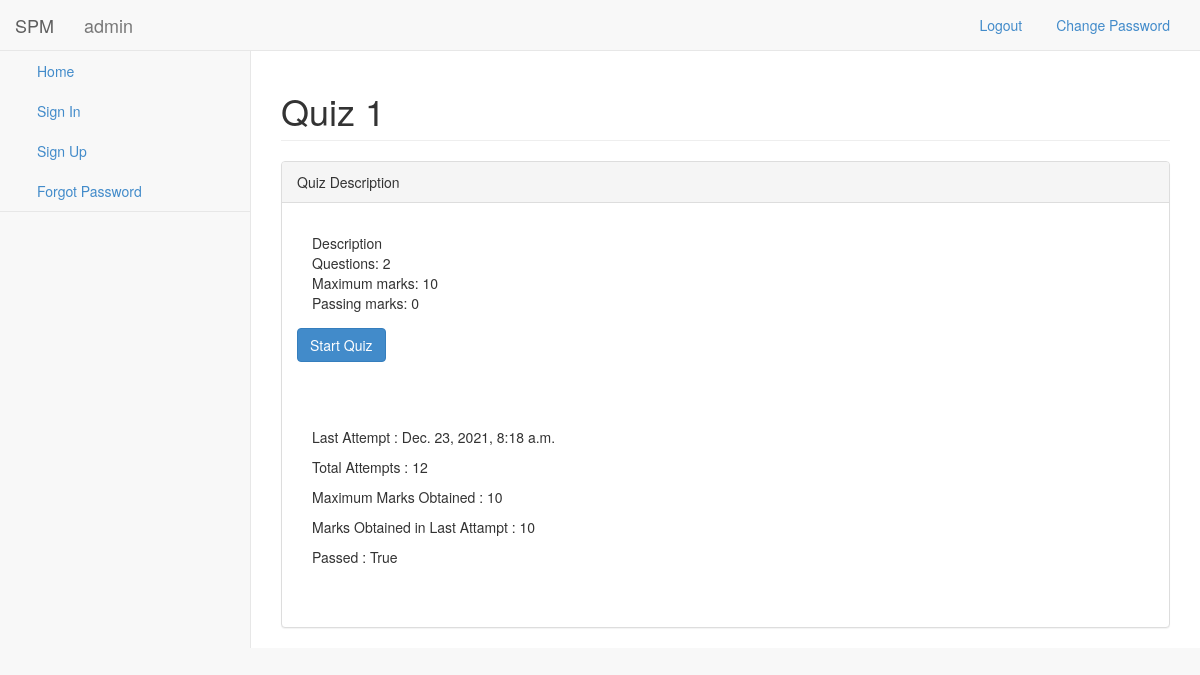
Before: /quiz/quiz-1-1 (signed in) with the older database file.
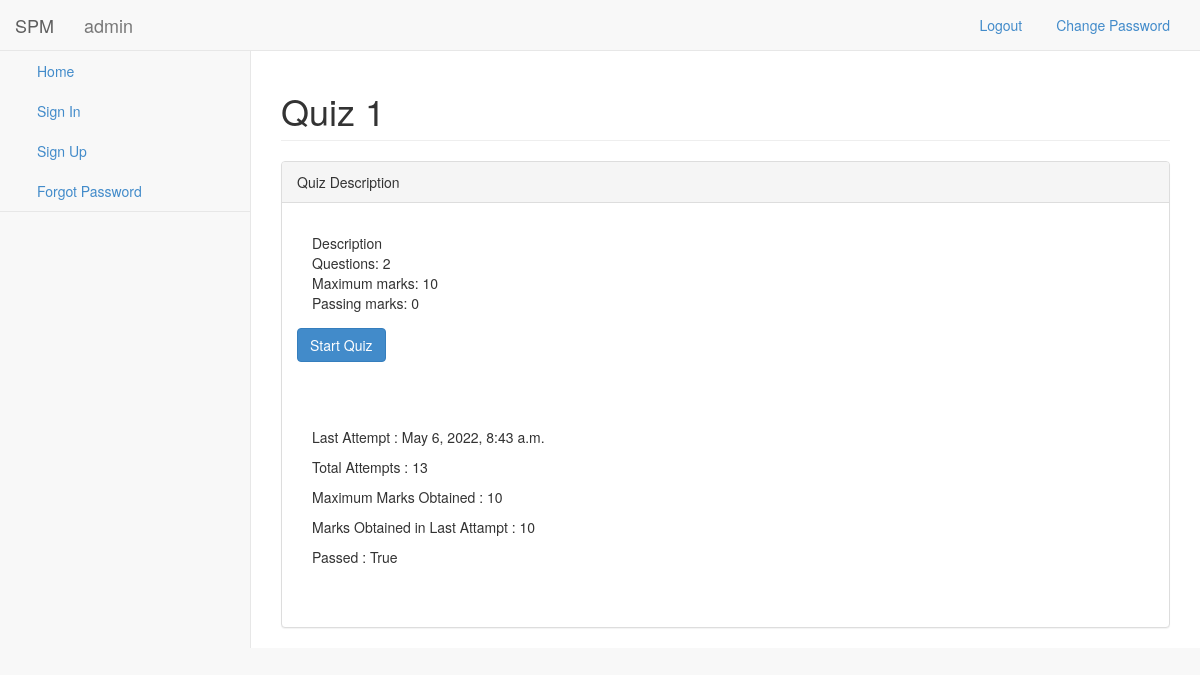
After: the same page with the newer database file.
### QuizApp/models.py (models this page shows, shortened)
class Quiz(models.Model):
    creator = models.ForeignKey(settings.AUTH_USER_MODEL, on_delete=models.CASCADE, related_name="creator")
    title = models.CharField(max_length=250)
    description = models.TextField(null=True, blank=True)
    questions = models.ManyToManyField(Question)
    assigned_to = models.ManyToManyField(settings.AUTH_USER_MODEL, blank=True, related_name="students")
    passing_marks = models.IntegerField(default=1,
                                        validators=[
                                        MaxValueValidator(100),
                                        MinValueValidator(0)
                                        ],
                                        help_text="Enter passing percentage")
    user_friendly_url = models.SlugField(null=False, unique=True)
    @property
    def marks(self):
        total_marks = 0
        for que in self.questions.all():
            total_marks+=que.marks
        return total_marks
    @property
    def total_questions(self):
        return self.questions.count()

class Question(models.Model):
    creator = models.ForeignKey(settings.AUTH_USER_MODEL, on_delete=models.CASCADE)
    que_text = RichTextUploadingField()
    marks = models.IntegerField(default=5)

class Score(models.Model):
    student = models.ForeignKey(settings.AUTH_USER_MODEL, on_delete=models.DO_NOTHING)
    quiz = models.ForeignKey(Quiz, on_delete=models.DO_NOTHING)
    marks = models.IntegerField(default=0)
    last_attempt = models.DateTimeField(auto_now=True)
    total_attempts = models.IntegerField(default=0)
    max_marks = models.IntegerField(default=0)
    passed = models.BooleanField(default=False)

### QuizApp/views.py (the view)
# urls.py: path('quiz/<str:url>', views.view_quiz, name="view_quiz"),
def view_quiz(request, url):
    quiz = Quiz.objects.get(user_friendly_url=url)
    try:
        score = Score.objects.get(
                    student = request.user,
                    quiz = quiz
                )
    except:
        score = None
    context = {
        'quiz' : quiz,
        'score': score
    }
    return render(request, 'QuizApp/view.html', context=context)

### QuizApp/templates/QuizApp/view.html
{% extends 'base.html' %}
{% block extra %} {% include 'extra.html' %} {% endblock %}
{% block main_content %}
<div id="page-wrapper">
    <div class="row">
        <div class="col-lg-12">
            <h1 class="page-header">{{ quiz.title }}</h1>
        </div>
    </div>
    <div class="row">
        <div class="col-lg-12">
            <div class="panel panel-default">
                <div class="panel-heading">
                    Quiz Description
                </div>
                <div class="panel-body">
                    <div class="panel-group" id="accordion">
                        <div id="collapseOne" class="panel-collapse collapse in">
                            <div class="panel-body">
                                <div>{{ quiz.description|safe }}</div>
                                <div>Questions: {{ quiz.total_questions }}</div>
                                <div>Maximum marks: {{ quiz.marks }}</div>
                                <div>Passing marks: {{ quiz.passing_marks }}</div>
                            </div>
                            <a href="{% url 'start_quiz' quiz.user_friendly_url %}"><button type="button" class="btn btn-primary">Start Quiz</button></a>
                        </div>
                    </div>
                </div>
                <div class="panel-body">
                    <div class="panel-group" id="accordion">
                        <div id="collapseOne" class="panel-collapse collapse in">
                            <div class="panel-body">
                                <p>Last Attempt : {{score.last_attempt}}</p>
                                <p>Total Attempts : {{score.total_attempts}}</p>
                                <p>Maximum Marks Obtained : {{score.max_marks}}</p>
                                <p>Marks Obtained in Last Attampt : {{score.marks}}</p>
                                <p>Passed : {{score.passed}}</p>
                            </div>
                        </div>
                    </div>
                </div>
            </div>
        </div>
    </div>
</div>
{% endblock %}

### QuizApp/templates/base.html (shortened to what this page needs)
{% load static %}
<!DOCTYPE html>
<html lang="en">
<head>
    <link href="{% static 'QuizApp/css/bootstrap.min.css' %}" rel="stylesheet">
    <link href="{% static 'QuizApp/css/plugins/metisMenu/metisMenu.min.css' %}" rel="stylesheet">
    <link href="{% static 'QuizApp/css/plugins/timeline.css' %}" rel="stylesheet">
    <link href="{% static 'QuizApp/css/sb-admin-2.css' %}" rel="stylesheet">
    <link href="{% static 'QuizApp/css/plugins/morris.css' %}" rel="stylesheet">
    <link href="{% static 'QuizApp/font-awesome-4.1.0/css/font-awesome.min.css' %}" rel="stylesheet" type="text/css">
</head>
<body>
    <div id="wrapper">
        <div class="navbar-default sidebar" role="navigation">
            <div class="sidebar-nav navbar-collapse">
                <ul class="nav" id="side-menu">
                    <li>
                        <ul class="nav nav-second-level">
                            <li>
                                <a href="/">Home</a>
                            </li>
                            <li>
                                <a href="/accounts/login">Sign In</a>
                            </li>
                            <li>
                                <a href="/accounts/signup">Sign Up</a>
                            </li>
                            <li>
                                <a href="{% url 'account_reset_password' %}">Forgot Password</a>
                            </li>
                        </ul>
                    </li>
                </ul>
            </div>
        </div>
        {% block extra %} {% endblock %}
        {% block main_content %} {% endblock %}
    </div>
</body>
</html>

### QuizApp/templates/extra.html
<nav class="navbar navbar-default navbar-static-top" role="navigation" style="margin-bottom: 0">
    <a class="navbar-brand" href="/">SPM</a>
    <div class="navbar-header">
        <a class="navbar-brand" href="{% url 'home' %}">{{ request.user.username }}</a>
    </div>
    <ul class="nav navbar-top-links navbar-right">
        {% if request.user.username %}
        <li>
            <a href="{% url 'account_logout' %}">
                Logout
            </a>
        </li>
        <li>
            <a href="{% url 'account_change_password' %}">
                Change Password
            </a>
        </li>
        {% endif %}
    </ul>
</nav>

### QuizApp/static/QuizApp/css/sb-admin-2.css (style rules this page uses)
body { background-color: #f8f8f8; }
#wrapper { width: 100%; }
#page-wrapper { padding: 0 15px; min-height: 568px; background-color: #fff; }
@media (min-width:768px) { #page-wrapper { position: inherit; margin: 0 0 0 250px; padding: 0 30px; border-left: 1px solid #e7e7e7; } }
.navbar-top-links li { display: inline-block; }
.navbar-top-links li:last-child { margin-right: 15px; }
.navbar-top-links li a { padding: 15px; min-height: 50px; }
.sidebar .sidebar-nav.navbar-collapse { padding-right: 0; padding-left: 0; }
.sidebar ul li { border-bottom: 1px solid #e7e7e7; }
.sidebar .nav-second-level li, .sidebar .nav-third-level li { border-bottom: 0!important; }
.sidebar .nav-second-level li a { padding-left: 37px; }
@media (min-width:768px) { .sidebar { z-index: 1; position: absolute; width: 250px; margin-top: 51px; } }

Changed rows visible on the page:
changed Score "True": last_attempt "Dec. 23, 2021, 8:18 a.m." → "May 6, 2022, 8:43 a.m."; total_attempts "12" → "13"
